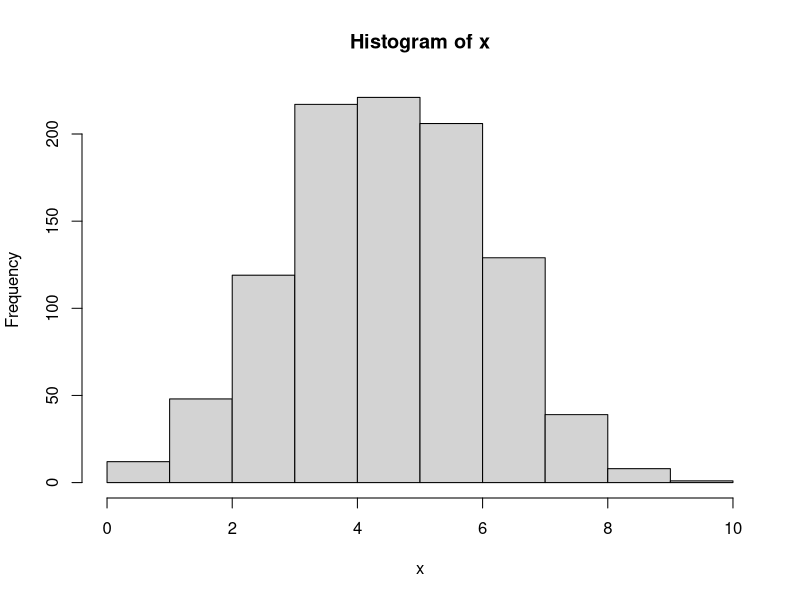

This chart was generated by the following R code: (Note: this script raises an error after producing the figure.)
## ---- chunk 1
10+5
70*81
2**4
2^4
log(10)       					
log(16, 2)    					
log(1000, 10)   				
## ---- chunk 2
round(log(10)) 
signif(log(10))		
prettyNum(log(10), digits=5)
format(log(10), digits=4, scientific=T, justify='right')
## ---- chunk 3
dbinom(x=3, size=10, prob=0.5) 	# For X~B(n=10, p=0.5) returns P(X=3)
dbinom(3, 10, 0.5)

pbinom(q=3, size=10, prob=0.5) # For X~B(n=10, p=0.5) returns P(X<=3) 	
dbinom(x=0, size=10, prob=0.5)+dbinom(x=1, size=10, prob=0.5)+dbinom(x=2, size=10, prob=0.5)+dbinom(x=3, size=10, prob=0.5) # Same as previous

qbinom(p=0.1718, size=10, prob=0.5) # For X~B(n=10, p=0.5) returns k such that P(X<=k)=0.1718

rbinom(n=1, size=10, prob=0.5) 	
rbinom(n=10, size=10, prob=0.5)
rbinom(n=100, size=10, prob=0.5)
## ---- chunk 4
x = rbinom(n=1000, size=10, prob=0.5) # Works. Bad style.
x <- rbinom(n=1000, size=10, prob=0.5) # Asignments into a variable named "x"
## ---- chunk 5
x 
print(x) 
## ---- chunk 6
(x <- rbinom(n=1000, size=10, prob=0.5))  # Assign and print.
## ---- chunk 7
mean(x)  
var(x)  
hist(x)  
rm(x) # remove variable
## ---- chunk 8
install.packages('magrittr') # download a package extension.
library(magrittr)
## ---- chunk 9
x %>% var() # Instead of 
x %>% hist()  
x %>% mean() %>% round(2) %>% runif  

## ---- chunk 10
# Old style
car_data <- 
  transform(aggregate(. ~ cyl, 
                      data = subset(mtcars, hp > 100), 
                      FUN = function(x) round(mean(x, 2))), 
            kpl = mpg*0.4251)


# magrittr style
car_data <- 
  mtcars %>%
  subset(hp > 100) %>%
  aggregate(. ~ cyl, data = ., FUN = . %>% mean %>% round(2)) %>%
  transform(kpl = mpg %>% multiply_by(0.4251)) %>%
  print
